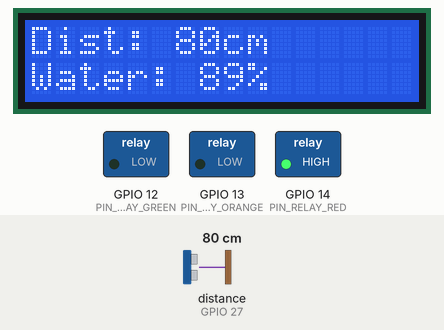
Recording of a sketch running on a simulated ESP32. On the bench: 16×2 character LCD, switched loads named in the sketch (green lamp = pin HIGH). Wiring (inferred from the names in the program): ultrasonic range finder: trigger GPIO 26; echo GPIO 27. Inputs (shaded band) come from the test bench; at power-on: distance to the obstacle (sensor on GPIO 27) 80 cm. The echo pulse lasts 58.3 µs per cm; WiFi joins after 1.5 s; servers stay silent unless stated; pins used as bus, display or sensor lines are not drawn.

Above: at 3.1 s.
3.2 s: distance to the obstacle (sensor on GPIO 27) set to 131 cm
At 4.2 s:
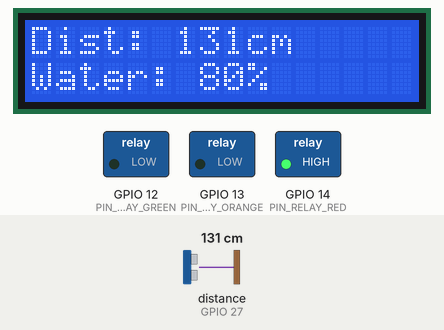
5.0 s: distance to the obstacle (sensor on GPIO 27) set to 140 cm
At 6.7 s:
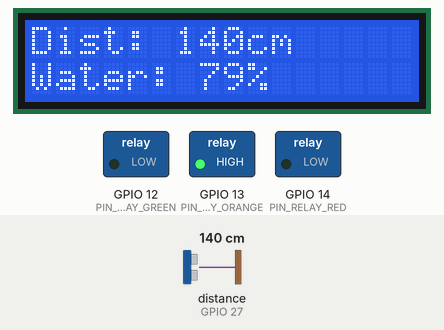
7.0 s: distance to the obstacle (sensor on GPIO 27) set to 2 cm
At 8.1 s:
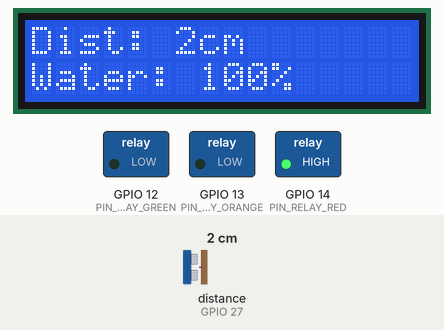
Timing chart, 0 to 10.0 s (numbered marks = the images above; inputs shaded):
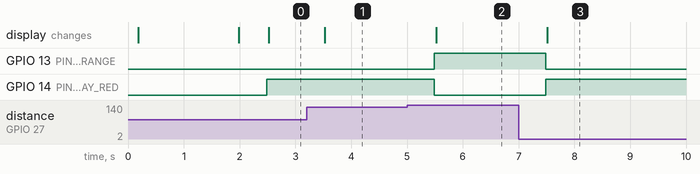

Measured:
- the behaviour switches between 136 and 137 cm on distance to the obstacle (sensor on GPIO 27) (found by bisection; images 1 and 2)
- after the input at 3.2 s, the display: changes after 0.33 s (image 1)
- after the input at 5.0 s, GPIO 13 (PIN_RELAY_ORANGE): LOW → HIGH after 0.49 s; GPIO 14 (PIN_RELAY_RED): HIGH → LOW after 0.49 s; the display: changes after 0.52 s (image 2)
- after the input at 7.0 s, GPIO 13 (PIN_RELAY_ORANGE): HIGH → LOW after 0.48 s; GPIO 14 (PIN_RELAY_RED): LOW → HIGH after 0.48 s; the display: changes after 0.52 s (image 3)

The sketch:

SMART_LEVEL_MONITOR_Precentage_Distance.ino
```cpp
/*************************************************************
  Project: Smart Level Monitor (Version 3.1 - Hybrid Data)
  Features: LCD I2C, 3-Stage Relay/Indicator, Blynk IoT
  Sensor: JSN-SR04T (Range: 20cm - 600cm)
  Data: Displays BOTH Distance (cm) and Percentage (%)
 *************************************************************/

#define BLYNK_TEMPLATE_ID "YOUR_ID_HERE"
#define BLYNK_TEMPLATE_NAME "YOUR_TEMPLATE_NAME_HERE"
#define BLYNK_AUTH_TOKEN "YOUR_TOKEN_HERE"

#include <WiFi.h>
#include <WiFiClient.h>
#include <BlynkSimpleEsp32.h>
#include <LiquidCrystal_I2C.h>

// --- PIN Configuration ---
#define PIN_RELAY_RED    14  // High Alert (Full)
#define PIN_RELAY_ORANGE 13  // Medium Level
#define PIN_RELAY_GREEN  12  // Low Level (Empty)
#define PIN_TRIG         26
#define PIN_ECHO         27

// --- LCD Configuration ---
LiquidCrystal_I2C lcd(0x27, 16, 2);

// --- WiFi Configuration ---
char auth[] = BLYNK_AUTH_TOKEN;
char ssid[] = "YOUR_WIFI_NAME";
char pass[] = "YOUR_WIFI_PASS";

BlynkTimer timer;

// --- Helper Functions ---

// Function to control all physical relays at once
void setRelays(int red, int orange, int green) {
  digitalWrite(PIN_RELAY_RED, red);
  digitalWrite(PIN_RELAY_ORANGE, orange);
  digitalWrite(PIN_RELAY_GREEN, green);
}

// Function to update LED widgets in the Blynk App
void updateBlynkLEDs(int v3, int v4, int v5) {
  Blynk.virtualWrite(V3, v3); // Red LED Widget
  Blynk.virtualWrite(V4, v4); // Orange LED Widget
  Blynk.virtualWrite(V5, v5); // Green LED Widget
}

// --- Main Logic Function ---
void updateSystem() {
  // 1. Read JSN-SR04T Ultrasonic Sensor (Standard Clean Pulse)
  digitalWrite(PIN_TRIG, LOW); // Reset signal
  delayMicroseconds(2);
  digitalWrite(PIN_TRIG, HIGH); // Send sound wave
  delayMicroseconds(10);
  digitalWrite(PIN_TRIG, LOW); // Stop sending

  long duration = pulseIn(PIN_ECHO, HIGH);
  int distance = duration / 58; // Convert duration to cm

  // Jeda pengaman untuk sensor JSN-SR04T (20cm - 600cm)
  int constrainedDistance = constrain(distance, 20, 600);

  // 2. Convert Distance to Percentage
  // 600cm = 0% (Empty), 20cm = 100% (Full)
  int percentage = map(constrainedDistance, 600, 20, 0, 100);

  // 3. Control Logic based on Percentage Numerical Value
  if (percentage >= 80) {
    // Level 80% - 100% -> RED Relay Active
    setRelays(HIGH, LOW, LOW);
    updateBlynkLEDs(255, 0, 0);
  }
  else if (percentage >= 30) {
    // Level 30% - 79% -> ORANGE Relay Active
    setRelays(LOW, HIGH, LOW);
    updateBlynkLEDs(0, 255, 0);
  }
  else {
    // Level 0% - 29% -> GREEN Relay Active
    setRelays(LOW, LOW, HIGH);
    updateBlynkLEDs(0, 0, 255);
  }

  // 4. Update LCD Display (Menampilkan Keduanya)
  // Baris 0: Jarak ORI dalam cm
  lcd.setCursor(0, 0);
  lcd.print("Dist: ");
  lcd.print(distance); // Menggunakan nilai ori sebelum di-constrain biar ketahuan klo diluar limit
  lcd.print("cm      ");

  // Baris 1: Persentase Air %
  lcd.setCursor(0, 1);
  lcd.print("Water: ");
  lcd.print(percentage);
  lcd.print("%        ");

  // 5. Send metrics to Blynk Cloud
  Blynk.virtualWrite(V1, distance);   // V1 = Jarak Asli (cm)
  Blynk.virtualWrite(V2, percentage); // V2 = Hasil Persen (%)
}

// --- Standard Arduino Setup ---
void setup() {
  Serial.begin(115200);

  // Initialize Pin Modes
  pinMode(PIN_TRIG, OUTPUT);
  pinMode(PIN_ECHO, INPUT);
  pinMode(PIN_RELAY_RED, OUTPUT);
  pinMode(PIN_RELAY_ORANGE, OUTPUT);
  pinMode(PIN_RELAY_GREEN, OUTPUT);

  // --- SAFETY LOCK ---
  digitalWrite(PIN_RELAY_RED, LOW);
  digitalWrite(PIN_RELAY_ORANGE, LOW);
  digitalWrite(PIN_RELAY_GREEN, LOW);
  delay(100);
  // -------------------

  // LCD Initialization
  lcd.init();
  lcd.backlight();
  lcd.setCursor(0, 0);
  lcd.print("System Booting");

  // Establish Blynk/WiFi Connection
  Blynk.begin(auth, ssid, pass);

  // Set Timer to run updateSystem every 500ms
  timer.setInterval(500L, updateSystem);

  lcd.clear();
}

// --- Main Program Loop ---
void loop() {
  Blynk.run();
  timer.run();
}
```
